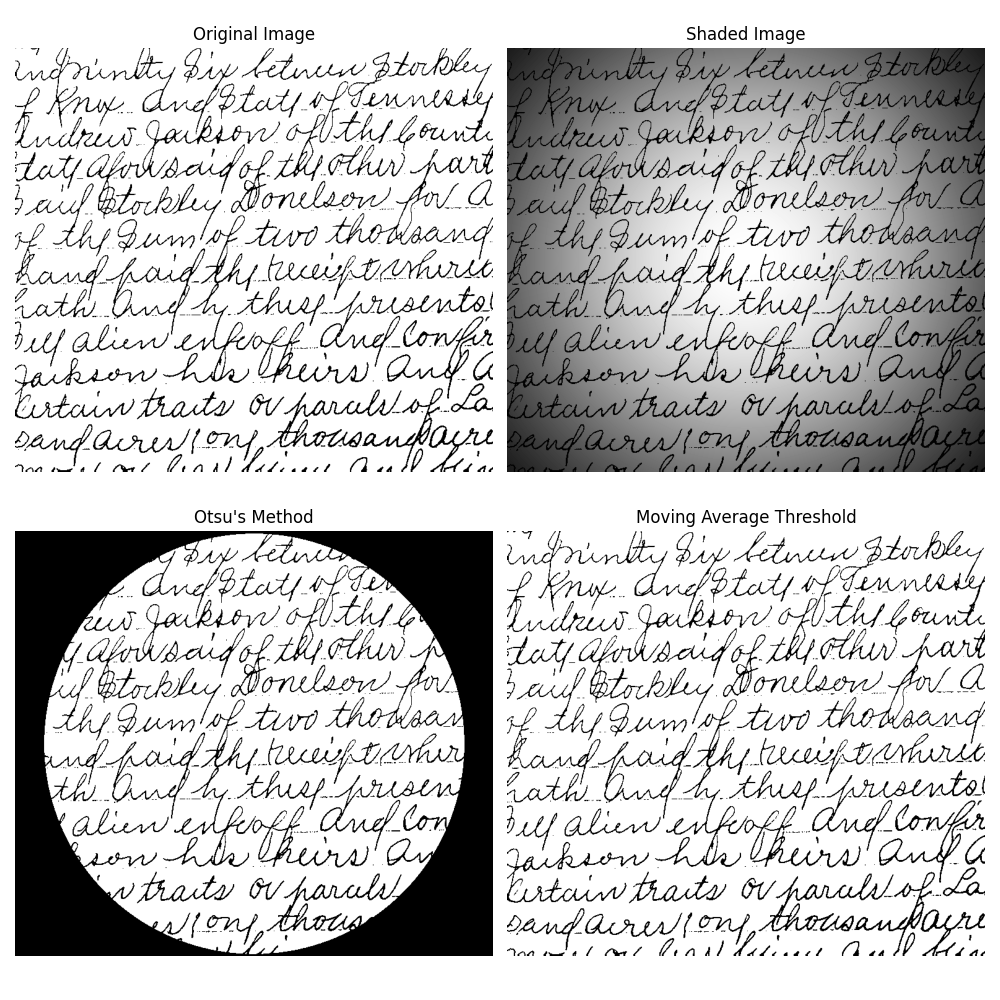

Reproduce this figure in Python.

import sys
import os
import numpy as np
import matplotlib.pyplot as plt
from skimage.io import imread
from skimage.filters import threshold_otsu
from skimage import img_as_float
from libDIPUM.ishade import ishade
from libDIPUM.movingthresh import movingthresh
from libDIPUM.data_path import dip_data

# Data
image_path = dip_data('Fig1049(original_cursive_text_WITHOUT_SHADING).tif')
f_raw = imread(image_path)
if f_raw.ndim == 3:
    f_raw = f_raw[:, :, 0]

# Convert to float [0, 1]
f = img_as_float(f_raw)
M, N = f.shape

# Create shading pattern
shade = ishade(M, N, 0.1, 1.0, 'spot', min(M, N) / 2)

# Shade f
fs = f * shade

# Segment using Otsu's method
T = threshold_otsu(fs)
gotsu = fs > T

# Segment using moving average
n = 20
gmoving = movingthresh(fs, n, 0.5)

# Display
fig, axes = plt.subplots(2, 2, figsize=(10, 10))

axes[0, 0].imshow(f, cmap='gray')
axes[0, 0].set_title('Original Image')
axes[0, 0].axis('off')

axes[0, 1].imshow(fs, cmap='gray')
axes[0, 1].set_title('Shaded Image')
axes[0, 1].axis('off')

axes[1, 0].imshow(gotsu, cmap='gray')
axes[1, 0].set_title("Otsu's Method")
axes[1, 0].axis('off')

axes[1, 1].imshow(gmoving, cmap='gray')
axes[1, 1].set_title('Moving Average Threshold')
axes[1, 1].axis('off')

plt.tight_layout()
plt.savefig('Figure1044.png')
print("Saved Figure1044.png")
plt.show()
